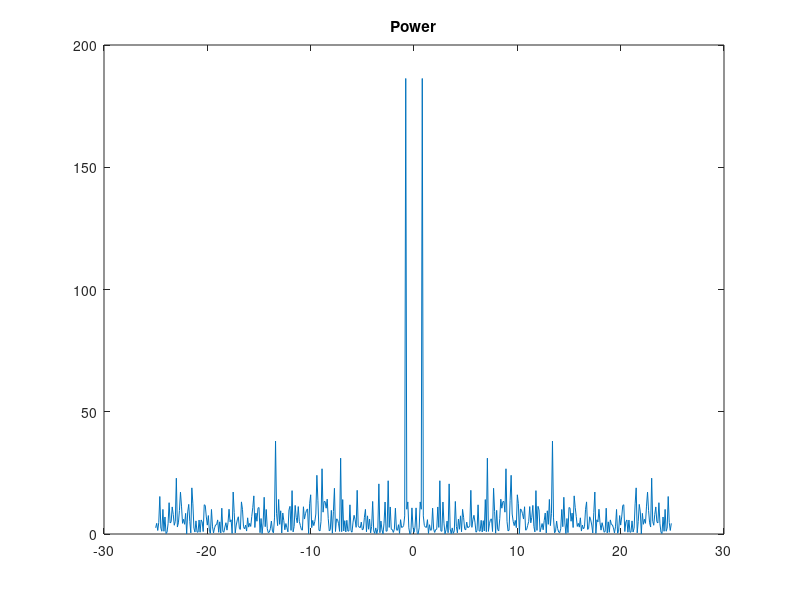

This chart was generated by the following MATLAB code: (Note: this script raises an error after producing the figure.)
t = 0:1/50:10-1/50;  
w=input('enter the value of w');
x = sin(w*t);
plot(t,x)
y = fft(x);     
f = (0:length(y)-1)*50/length(y);
plot(f,abs(y))
title('Magnitude')
n = length(x);                         
fshift = (-n/2:n/2-1)*(50/n);
yshift = fftshift(y);
plot(fshift,abs(yshift))
xnoise = x + 2.5*gallery('normaldata',size(t),4);
ynoise = fft(xnoise);
ynoiseshift = fftshift(ynoise);    
power = abs(ynoiseshift).^2/n; 
plot(fshift,power)
title('Power')
whaleFile = 'bluewhale.au';
[x,fs] = audioread(whaleFile);
whaleMoan = x(2.45e4:3.10e4);
t = 10*(0:1/fs:(length(whaleMoan)-1)/fs);

plot(t,whaleMoan)
xlabel('Time (seconds)')
ylabel('Amplitude')
xlim([0 t(end)])

m = length(whaleMoan); 
n = pow2(nextpow2(m));
y = fft(whaleMoan,n);        

f = (0:n-1)*(fs/n)/10; % frequency vector
power = abs(y).^2/n;   % power spectrum      
plot(f(1:floor(n/2)),power(1:floor(n/2)))
xlabel('Frequency')
ylabel('Power')